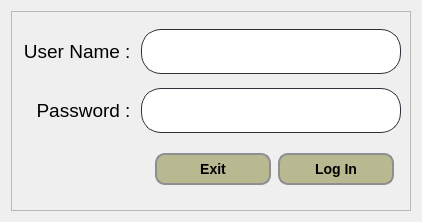
                  <widget class="QWidget" name="page_password">
                   <layout class="QGridLayout" name="gridLayout_2">
                    <item row="0" column="0">
                     <widget class="QFrame" name="frame_pagePassword">
                      <property name="minimumSize">
                       <size>
                        <width>400</width>
                        <height>200</height>
                       </size>
                      </property>
                      <property name="maximumSize">
                       <size>
                        <width>400</width>
                        <height>200</height>
                       </size>
                      </property>
                      <property name="styleSheet">
                       <string notr="true">#userName_txt {
	border: 1px solid rgb(44, 49, 58);
	border-radius: 20px;
}
#userPass_txt {
	border: 1px solid rgb(44, 49, 58);
	border-radius: 20px;
}
QPushButton {
    border-style: outset;
	border: 2px solid #8f8f91;
    border-radius: 10px;
    background-color: rgba(100,100,0,100);
	font: bold 14px;
    max-width: 100px;
    padding: 6px;
}
QPushButton:hover {
	 background-color: rgba(255,0,0,100);
}
frame_PasswordBtn {
	padding: 10px;
}</string>
                      </property>
                      <property name="frameShape">
                       <enum>QFrame::StyledPanel</enum>
                      </property>
                      <property name="frameShadow">
                       <enum>QFrame::Raised</enum>
                      </property>
                      <layout class="QVBoxLayout" name="verticalLayout_9">
                       <item>
                        <widget class="QFrame" name="frame_uName">
                         <property name="minimumSize">
                          <size>
                           <width>0</width>
                           <height>45</height>
                          </size>
                         </property>
                         <property name="maximumSize">
                          <size>
                           <width>16777215</width>
                           <height>45</height>
                          </size>
                         </property>
                         <property name="styleSheet">
                          <string notr="true"/>
                         </property>
                         <property name="frameShape">
                          <enum>QFrame::NoFrame</enum>
                         </property>
                         <property name="frameShadow">
                          <enum>QFrame::Raised</enum>
                         </property>
                         <layout class="QHBoxLayout" name="horizontalLayout_8">
                          <property name="spacing">
                           <number>0</number>
                          </property>
                          <property name="leftMargin">
                           <number>0</number>
                          </property>
                          <property name="topMargin">
                           <number>0</number>
                          </property>
                          <property name="rightMargin">
                           <number>0</number>
                          </property>
                          <property name="bottomMargin">
                           <number>0</number>
                          </property>
                          <item>
                           <widget class="QLabel" name="label">
                            <property name="minimumSize">
                             <size>
                              <width>120</width>
                              <height>45</height>
                             </size>
                            </property>
                            <property name="maximumSize">
                             <size>
                              <width>120</width>
                              <height>45</height>
                             </size>
                            </property>
                            <property name="font">
                             <font>
                              <pointsize>14</pointsize>
                             </font>
                            </property>
                            <property name="text">
                             <string>User Name :  </string>
                            </property>
                            <property name="alignment">
                             <set>Qt::AlignRight|Qt::AlignTrailing|Qt::AlignVCenter</set>
                            </property>
                           </widget>
                          </item>
                          <item>
                           <widget class="QLineEdit" name="userName_txt">
                            <property name="minimumSize">
                             <size>
                              <width>0</width>
                              <height>45</height>
                             </size>
                            </property>
                            <property name="maximumSize">
                             <size>
                              <width>16777215</width>
                              <height>45</height>
                             </size>
                            </property>
                            <property name="font">
                             <font>
                              <pointsize>14</pointsize>
                             </font>
                            </property>
                            <property name="styleSheet">
                             <string notr="true"/>
                            </property>
                            <property name="alignment">
                             <set>Qt::AlignCenter</set>
                            </property>
                           </widget>
                          </item>
                         </layout>
                        </widget>
                       </item>
                       <item>
                        <widget class="QFrame" name="frame_uName_2">
                         <property name="minimumSize">
                          <size>
                           <width>0</width>
                           <height>45</height>
                          </size>
                         </property>
                         <property name="maximumSize">
                          <size>
                           <width>16777215</width>
                           <height>45</height>
                          </size>
                         </property>
                         <property name="styleSheet">
                          <string notr="true">#userName_txt {
	border: 1px solid rgb(44, 49, 58);
	border-radius: 20px;
}</string>
                         </property>
                         <property name="frameShape">
                          <enum>QFrame::NoFrame</enum>
                         </property>
                         <property name="frameShadow">
                          <enum>QFrame::Raised</enum>
                         </property>
                         <layout class="QHBoxLayout" name="horizontalLayout_9">
                          <property name="spacing">
                           <number>0</number>
                          </property>
                          <property name="leftMargin">
                           <number>0</number>
                          </property>
                          <property name="topMargin">
                           <number>0</number>
                          </property>
                          <property name="rightMargin">
                           <number>0</number>
                          </property>
                          <property name="bottomMargin">
                           <number>0</number>
                          </property>
                          <item>
                           <widget class="QLabel" name="label_2">
                            <property name="minimumSize">
                             <size>
                              <width>120</width>
                              <height>45</height>
                             </size>
                            </property>
                            <property name="maximumSize">
                             <size>
                              <width>120</width>
                              <height>45</height>
                             </size>
                            </property>
                            <property name="font">
                             <font>
                              <pointsize>14</pointsize>
                             </font>
                            </property>
                            <property name="text">
                             <string>Password :  </string>
                            </property>
                            <property name="alignment">
                             <set>Qt::AlignRight|Qt::AlignTrailing|Qt::AlignVCenter</set>
                            </property>
                           </widget>
                          </item>
                          <item>
                           <widget class="QLineEdit" name="userPass_txt">
                            <property name="minimumSize">
                             <size>
                              <width>0</width>
                              <height>45</height>
                             </size>
                            </property>
                            <property name="maximumSize">
                             <size>
                              <width>16777215</width>
                              <height>45</height>
                             </size>
                            </property>
                            <property name="font">
                             <font>
                              <pointsize>14</pointsize>
                             </font>
                            </property>
                            <property name="styleSheet">
                             <string notr="true"/>
                            </property>
                            <property name="echoMode">
                             <enum>QLineEdit::Password</enum>
                            </property>
                            <property name="alignment">
                             <set>Qt::AlignCenter</set>
                            </property>
                           </widget>
                          </item>
                         </layout>
                        </widget>
                       </item>
                       <item>
                        <widget class="QFrame" name="frame_PasswordBtn">
                         <property name="minimumSize">
                          <size>
                           <width>0</width>
                           <height>45</height>
                          </size>
                         </property>
                         <property name="maximumSize">
                          <size>
                           <width>16777215</width>
                           <height>45</height>
                          </size>
                         </property>
                         <property name="styleSheet">
                          <string notr="true"/>
                         </property>
                         <property name="frameShape">
                          <enum>QFrame::NoFrame</enum>
                         </property>
                         <property name="frameShadow">
                          <enum>QFrame::Raised</enum>
                         </property>
                         <layout class="QHBoxLayout" name="horizontalLayout_10">
                          <property name="spacing">
                           <number>0</number>
                          </property>
                          <property name="leftMargin">
                           <number>0</number>
                          </property>
                          <property name="topMargin">
                           <number>0</number>
                          </property>
                          <property name="rightMargin">
                           <number>0</number>
                          </property>
                          <property name="bottomMargin">
                           <number>0</number>
                          </property>
                          <item>
                           <widget class="QLabel" name="label_3">
                            <property name="minimumSize">
                             <size>
                              <width>120</width>
                              <height>45</height>
                             </size>
                            </property>
                            <property name="maximumSize">
                             <size>
                              <width>120</width>
                              <height>45</height>
                             </size>
                            </property>
                            <property name="font">
                             <font>
                              <pointsize>14</pointsize>
                             </font>
                            </property>
                            <property name="text">
                             <string/>
                            </property>
                            <property name="alignment">
                             <set>Qt::AlignRight|Qt::AlignTrailing|Qt::AlignVCenter</set>
                            </property>
                           </widget>
                          </item>
                          <item>
                           <widget class="QPushButton" name="appExit_btn">
                            <property name="cursor">
                             <cursorShape>PointingHandCursor</cursorShape>
                            </property>
                            <property name="text">
                             <string>Exit</string>
                            </property>
                           </widget>
                          </item>
                          <item>
                           <widget class="QPushButton" name="userLogin_btn">
                            <property name="cursor">
                             <cursorShape>PointingHandCursor</cursorShape>
                            </property>
                            <property name="text">
                             <string>Log In</string>
                            </property>
                           </widget>
                          </item>
                         </layout>
                        </widget>
                       </item>
                      </layout>
                     </widget>
                    </item>
                   </layout>
                  </widget>
